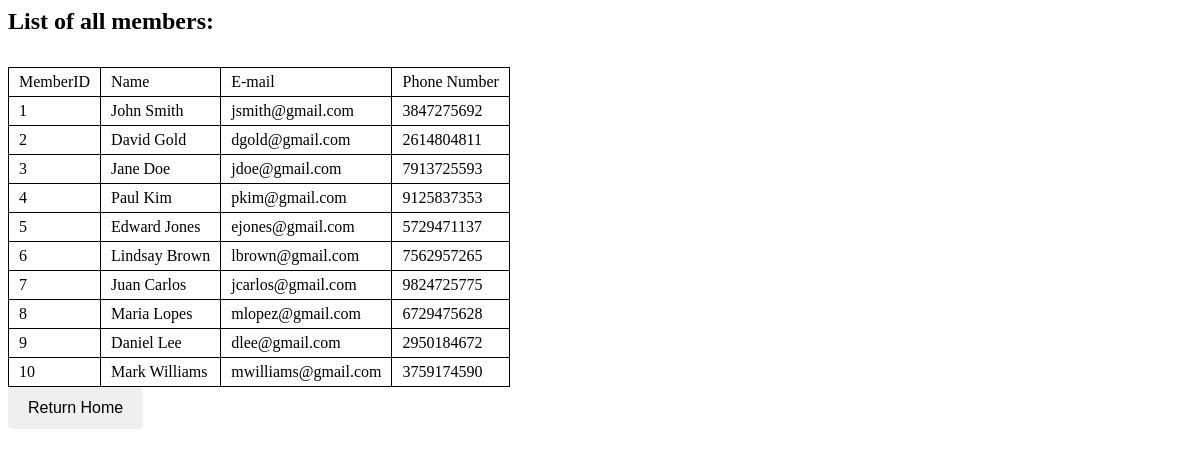
Page /view_members.php on the committed database.
### tables this page shows
create table member
(memberID	int 	auto_increment,
 name		varchar(20),
 email		varchar(30),
 phone_num	varchar(12),
 primary key (memberID)
);

### view_members.php (the view, shortened to what this page needs)
<html>
	<head>
        <link rel="stylesheet"  href="style.css"></link>
    </head>
<body>
    <h4>List of all members:</h4>
    <?php
	$host = 'localhost';
	$dbname = 'library-database';
	$username = 'root';
	$password = '';
	$conn = new mysqli($host, $username, $password, $dbname);
	$sql = "SELECT memberID, name, email, phone_num FROM member";
	$result = $conn->query($sql);
	if ($result->num_rows > 0) {
	  echo '<table>
				<tr>
					<td> MemberID </td>
					<td> Name </td>
					<td> E-mail </td>
					<td> Phone Number </td>
				</tr>';
	  while($row = $result->fetch_assoc()) {
			echo '<tr>
						  <td>'.$row["memberID"].'</td>
						  <td>'.$row["name"].'</td>
						  <td>'.$row["email"].'</td>
						  <td>'.$row["phone_num"].'</td>
					  </tr>';
		}
		echo '</table>';
	} else {
	  echo "0 results";
	}
	?>
	<form action="index.php">
		<input type="submit" value="Return Home" class="clickButton" />
    </form>
</body>
</html>

### style.css (style rules this page uses)
.clickButton { border: #006BB0; color: black; padding: 12px 20px; text-align: center; text-decoration: none; display: inline-block; font-size: 16px; border-radius: 4px; transition-duration: 0.4s; }
h4 { font-size: 24px; }
table, th, td { border: 1px solid black; border-collapse: collapse; padding: 5px 10px; }

### rows in the picture
member: memberID "1", name "John Smith", email "jsmith@gmail.com", phone_num "3847275692"
member: memberID "2", name "David Gold", email "dgold@gmail.com", phone_num "2614804811"
member: memberID "3", name "Jane Doe", email "jdoe@gmail.com", phone_num "7913725593"
member: memberID "4", name "Paul Kim", email "pkim@gmail.com", phone_num "9125837353"
member: memberID "5", name "Edward Jones", email "ejones@gmail.com", phone_num "5729471137"
member: memberID "6", name "Lindsay Brown", email "lbrown@gmail.com", phone_num "7562957265"
member: memberID "7", name "Juan Carlos", email "jcarlos@gmail.com", phone_num "9824725775"
member: memberID "8", name "Maria Lopes", email "mlopez@gmail.com", phone_num "6729475628"
member: memberID "9", name "Daniel Lee", email "dlee@gmail.com", phone_num "2950184672"
member: memberID "10", name "Mark Williams", email "mwilliams@gmail.com", phone_num "3759174590"
